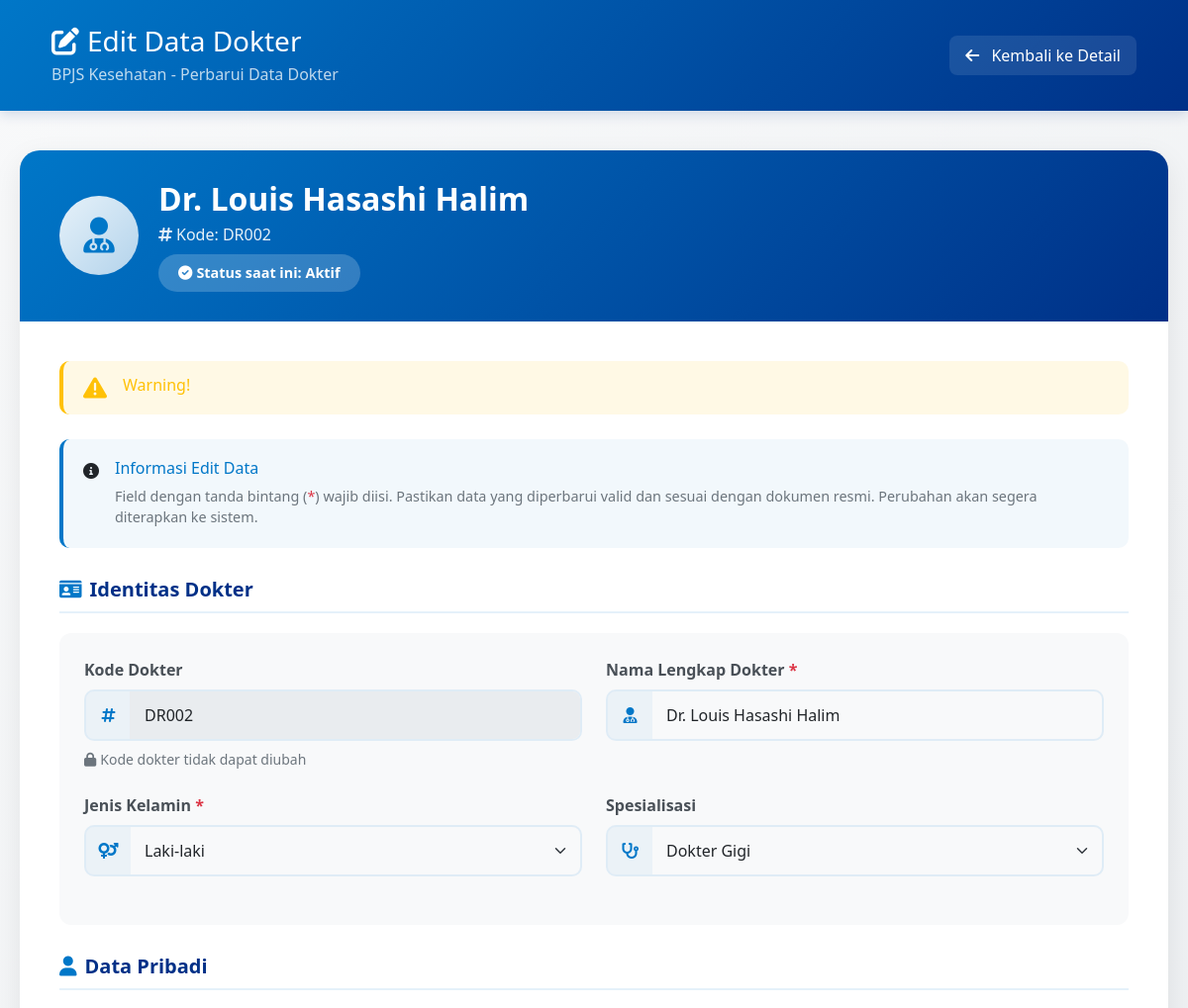
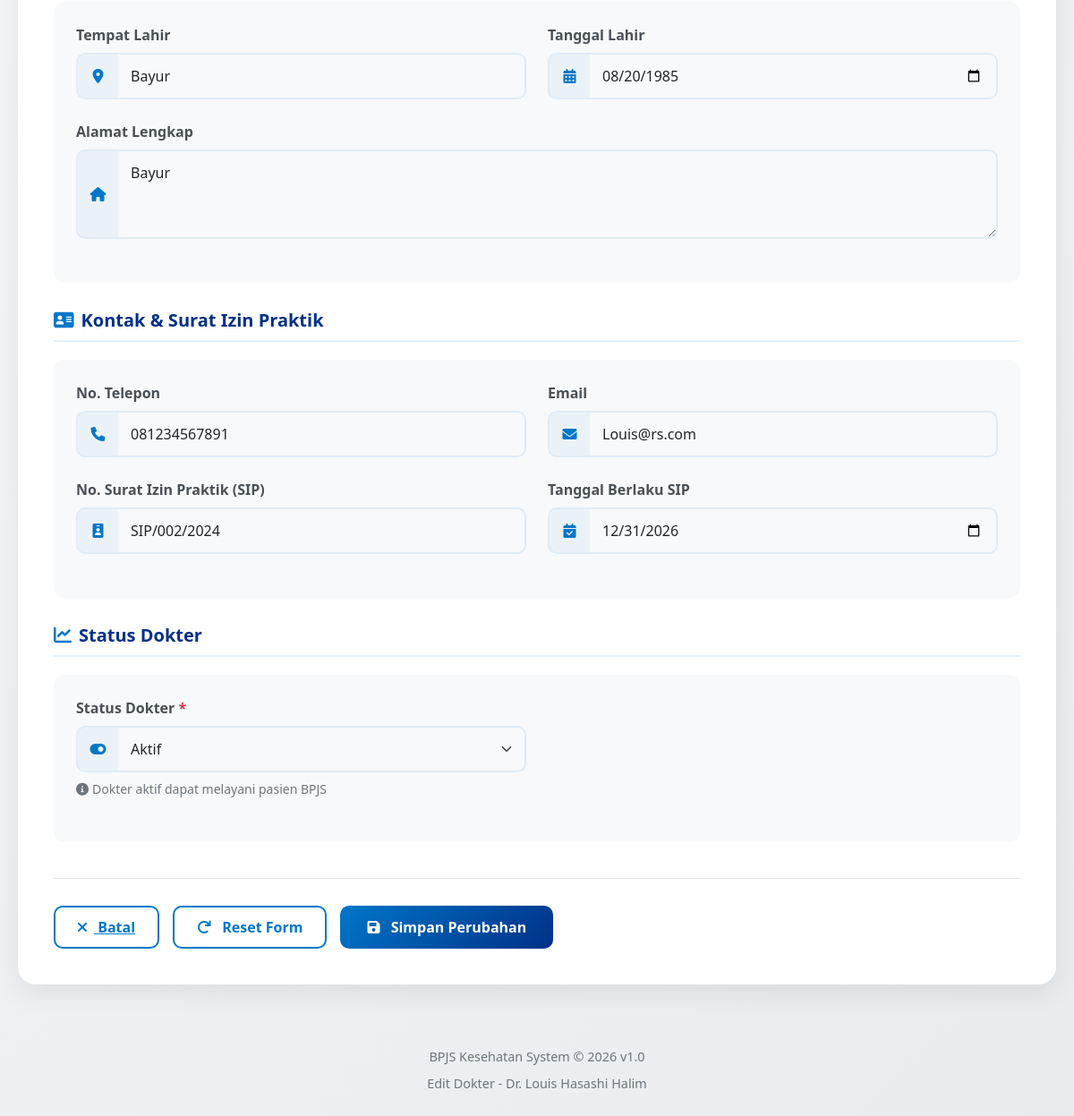
Screenshot of /edit_dokter.php?id=2 (signed in) with the database file from the repository (2 pictures, top to bottom).
### tables this page shows
CREATE TABLE `dokter` (
  `id` int NOT NULL,
  `kode_dokter` varchar(20) NOT NULL,
  `nama_dokter` varchar(100) NOT NULL,
  `jenis_kelamin` enum('L','P') NOT NULL,
  `tempat_lahir` varchar(50) DEFAULT NULL,
  `tanggal_lahir` date DEFAULT NULL,
  `alamat` text,
  `no_telepon` varchar(20) DEFAULT NULL,
  `email` varchar(100) DEFAULT NULL,
  `spesialisasi_id` int DEFAULT NULL,
  `no_sip` varchar(50) DEFAULT NULL,
  `tgl_berlaku_sip` date DEFAULT NULL,
  `status` enum('aktif','tidak aktif') DEFAULT 'aktif',
  `foto` varchar(255) DEFAULT NULL,
  `created_at` timestamp NULL DEFAULT CURRENT_TIMESTAMP,
  `updated_at` timestamp NULL DEFAULT CURRENT_TIMESTAMP ON UPDATE CURRENT_TIMESTAMP
);

CREATE TABLE `spesialisasi_dokter` (
  `id` int NOT NULL,
  `kode_spesialisasi` varchar(20) NOT NULL,
  `nama_spesialisasi` varchar(100) NOT NULL,
  `deskripsi` text NOT NULL
);

### edit_dokter.php (the view, shortened to what the rows shown need)
<?php
require_once 'config.php';
$dokter_id = (int)$_GET['id'];
$query = "SELECT * FROM dokter WHERE id = ?";
$stmt = mysqli_prepare($conn, $query);
mysqli_stmt_bind_param($stmt, "i", $dokter_id);
mysqli_stmt_execute($stmt);
$result = mysqli_stmt_get_result($stmt);
$dokter = mysqli_fetch_assoc($result);
$query_spesialis = "SELECT * FROM spesialisasi_dokter ORDER BY nama_spesialisasi";
$result_spesialis = mysqli_query($conn, $query_spesialis);
$spesialis_data = [];
while ($row = mysqli_fetch_assoc($result_spesialis)) {
    $spesialis_data[] = $row;
}
?>
<!DOCTYPE html>
<html lang="en">
<head>
    <link href="https://cdn.jsdelivr.net/npm/bootstrap@5.1.3/dist/css/bootstrap.min.css" rel="stylesheet">
    <link rel="stylesheet" href="https://cdnjs.cloudflare.com/ajax/libs/font-awesome/6.0.0/css/all.min.css">
</head>
<body>
    <div class="main-container">
        <div class="edit-card">
            <div class="edit-header">
                <div class="edit-header-content">
                    <div class="d-flex align-items-center">
                        <div class="edit-title">
                            <h2><?php echo htmlspecialchars($dokter['nama_dokter']); ?></h2>
                            <p class="edit-subtitle mb-2">
                                <i class="fas fa-hashtag me-1"></i>Kode: <?php echo htmlspecialchars($dokter['kode_dokter']); ?>
                            </p>
                            <span class="current-status">
                                <i class="fas fa-<?php echo $dokter['status'] == 'aktif' ? 'check-circle' : 'times-circle'; ?> me-1"></i>
                                Status saat ini: <?php echo $dokter['status'] == 'aktif' ? 'Aktif' : 'Tidak Aktif'; ?>
                            </span>
                        </div>
                    </div>
                </div>
            </div>
            <div class="edit-body">
                <form method="POST" action="" id="formEditDokter" onsubmit="return validateForm()">
                    <div class="form-section">
                        <div class="row">
                            <div class="col-md-6 mb-4">
                                <div class="input-group input-group-bpjs">
                                    <span class="input-group-text input-group-text-bpjs">
                                        <i class="fas fa-hashtag"></i>
                                    </span>
                                    <input type="text" class="form-control form-control-bpjs"
                                           value="<?php echo htmlspecialchars($dokter['kode_dokter']); ?>" readonly>
                                </div>
                            </div>
                            <div class="col-md-6 mb-4">
                                <div class="input-group input-group-bpjs">
                                    <span class="input-group-text input-group-text-bpjs">
                                        <i class="fas fa-user-md"></i>
                                    </span>
                                    <input type="text" class="form-control form-control-bpjs" id="edit_nama_dokter" name="edit_nama_dokter" required
                                           value="<?php echo htmlspecialchars($dokter['nama_dokter']); ?>"
                                           placeholder="Masukkan nama lengkap dokter">
                                </div>
                            </div>
                        </div>
                        <div class="row">
                            <div class="col-md-6 mb-4">
                                <div class="input-group input-group-bpjs">
                                    <span class="input-group-text input-group-text-bpjs">
                                        <i class="fas fa-venus-mars"></i>
                                    </span>
                                    <select class="form-select form-control-bpjs" id="edit_jenis_kelamin" name="edit_jenis_kelamin" required>
                                        <option value="L" <?php echo $dokter['jenis_kelamin'] == 'L' ? 'selected' : ''; ?>>Laki-laki</option>
                                    </select>
                                </div>
                            </div>
                            <div class="col-md-6 mb-4">
                                <div class="input-group input-group-bpjs">
                                    <span class="input-group-text input-group-text-bpjs">
                                        <i class="fas fa-stethoscope"></i>
                                    </span>
                                    <select class="form-select form-control-bpjs" id="edit_spesialisasi_id" name="edit_spesialisasi_id">
                                        <?php foreach ($spesialis_data as $spesialis): ?>
                                            <option value="<?php echo $spesialis['id']; ?>"
                                                <?php echo $dokter['spesialisasi_id'] == $spesialis['id'] ? 'selected' : ''; ?>>
                                                <?php echo htmlspecialchars($spesialis['nama_spesialisasi']); ?>
                                            </option>
                                        <?php endforeach; ?>
                                    </select>
                                </div>
                            </div>
                        </div>
                    </div>
                    <div class="form-section">
                        <div class="row">
                            <div class="col-md-6 mb-4">
                                <div class="input-group input-group-bpjs">
                                    <span class="input-group-text input-group-text-bpjs">
                                        <i class="fas fa-map-marker-alt"></i>
                                    </span>
                                    <input type="text" class="form-control form-control-bpjs" id="edit_tempat_lahir" name="edit_tempat_lahir"
                                           value="<?php echo htmlspecialchars($dokter['tempat_lahir']); ?>"
                                           placeholder="Kota tempat lahir">
                                </div>
                            </div>
                            <div class="col-md-6 mb-4">
                                <div class="input-group input-group-bpjs">
                                    <span class="input-group-text input-group-text-bpjs">
                                        <i class="fas fa-calendar-alt"></i>
                                    </span>
                                    <input type="date" class="form-control form-control-bpjs" id="edit_tanggal_lahir" name="edit_tanggal_lahir"
                                           value="<?php echo htmlspecialchars($dokter['tanggal_lahir']); ?>">
                                </div>
                            </div>
                        </div>
                        <div class="mb-4">
                            <div class="input-group input-group-bpjs">
                                <span class="input-group-text input-group-text-bpjs">
                                    <i class="fas fa-home"></i>
                                </span>
                                <textarea class="form-control form-control-bpjs" id="edit_alamat" name="edit_alamat" rows="3"
                                          placeholder="Alamat lengkap dokter"><?php echo htmlspecialchars($dokter['alamat']); ?></textarea>
                            </div>
                        </div>
                    </div>
                    <div class="form-section">
                        <div class="row">
                            <div class="col-md-6 mb-4">
                                <div class="input-group input-group-bpjs">
                                    <span class="input-group-text input-group-text-bpjs">
                                        <i class="fas fa-phone"></i>
                                    </span>
                                    <input type="text" class="form-control form-control-bpjs" id="edit_no_telepon" name="edit_no_telepon"
                                           value="<?php echo htmlspecialchars($dokter['no_telepon']); ?>"
                                           placeholder="Nomor telepon aktif">
                                </div>
                            </div>
                            <div class="col-md-6 mb-4">
                                <div class="input-group input-group-bpjs">
                                    <span class="input-group-text input-group-text-bpjs">
                                        <i class="fas fa-envelope"></i>
                                    </span>
                                    <input type="email" class="form-control form-control-bpjs" id="edit_email" name="edit_email"
                                           value="<?php echo htmlspecialchars($dokter['email']); ?>"
                                           placeholder="Email aktif dokter">
                                </div>
                            </div>
                        </div>
                        <div class="row">
                            <div class="col-md-6 mb-4">
                                <div class="input-group input-group-bpjs">
                                    <span class="input-group-text input-group-text-bpjs">
                                        <i class="fas fa-id-badge"></i>
                                    </span>
                                    <input type="text" class="form-control form-control-bpjs" id="edit_no_sip" name="edit_no_sip"
                                           value="<?php echo htmlspecialchars($dokter['no_sip']); ?>"
                                           placeholder="Nomor SIP dokter">
                                </div>
                            </div>
                            <div class="col-md-6 mb-4">
                                <div class="input-group input-group-bpjs">
                                    <span class="input-group-text input-group-text-bpjs">
                                        <i class="fas fa-calendar-check"></i>
                                    </span>
                                    <input type="date" class="form-control form-control-bpjs" id="edit_tgl_berlaku_sip" name="edit_tgl_berlaku_sip"
                                           value="<?php echo htmlspecialchars($dokter['tgl_berlaku_sip']); ?>">
                                </div>
                            </div>
                        </div>
                    </div>
                    <div class="form-section">
                        <div class="row">
                            <div class="col-md-6 mb-4">
                                <div class="input-group input-group-bpjs">
                                    <span class="input-group-text input-group-text-bpjs">
                                        <i class="fas fa-toggle-on"></i>
                                    </span>
                                    <select class="form-select form-control-bpjs" id="edit_status" name="edit_status" required>
                                        <option value="aktif" <?php echo $dokter['status'] == 'aktif' ? 'selected' : ''; ?>>Aktif</option>
                                    </select>
                                </div>
                            </div>
                        </div>
                    </div>
                </form>
            </div>
        </div>
    </div>
    <footer>
        <div class="container-fluid">
            <p class="mb-2">BPJS Kesehatan System &copy; <?php echo date('Y'); ?> v1.0</p>
            <p class="mb-0">Edit Dokter - <?php echo htmlspecialchars($dokter['nama_dokter']); ?></p>
        </div>
    </footer>
</body>
</html>

### rows the page displays
dokter: nama_dokter "Dr. Louis Hasashi Halim", kode_dokter "DR002", edit_nama_dokter "Dr. Louis Hasashi Halim", edit_jenis_kelamin "Laki-laki", edit_spesialisasi_id "Dokter Gigi", edit_tempat_lahir "Bayur", edit_tanggal_lahir "08/20/1985", edit_alamat "Bayur", edit_no_telepon "081234567891", edit_email "Louis@rs.com", edit_no_sip "SIP/002/2024", edit_tgl_berlaku_sip "12/31/2026", edit_status "Aktif"
